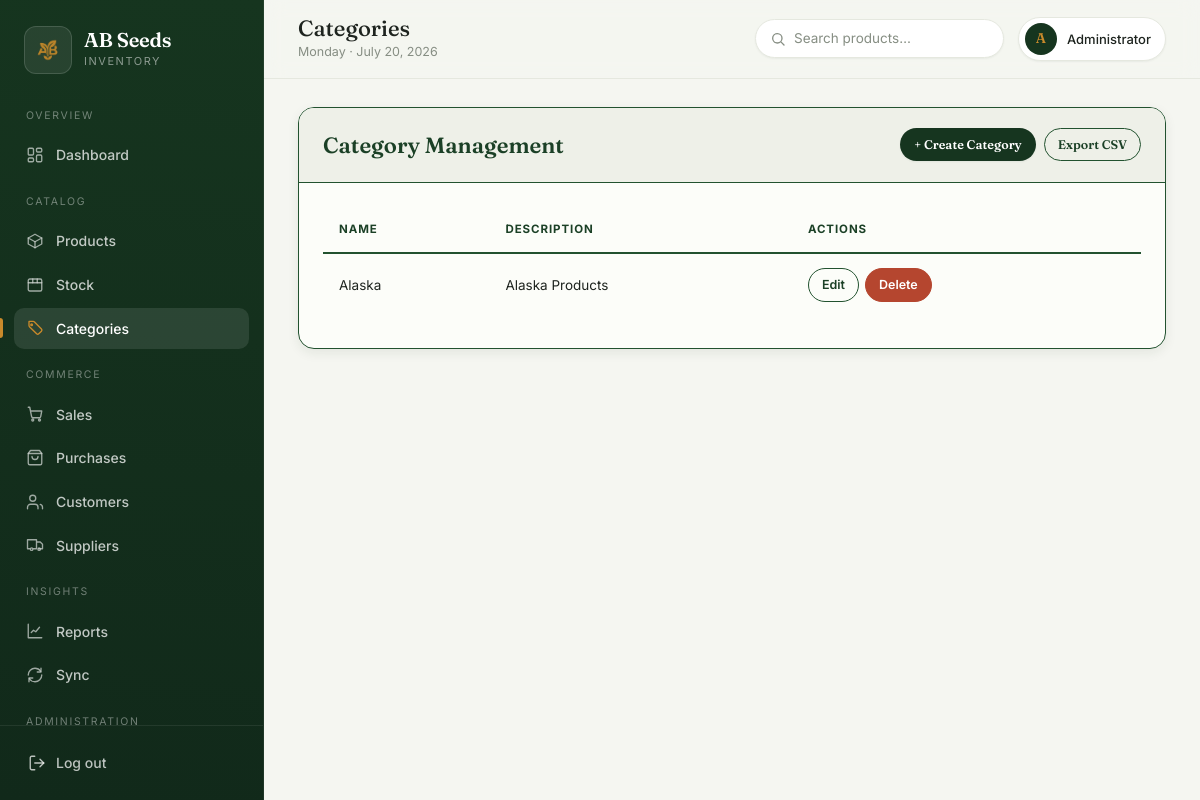
Page /categories/ (signed in) on the earlier database version.
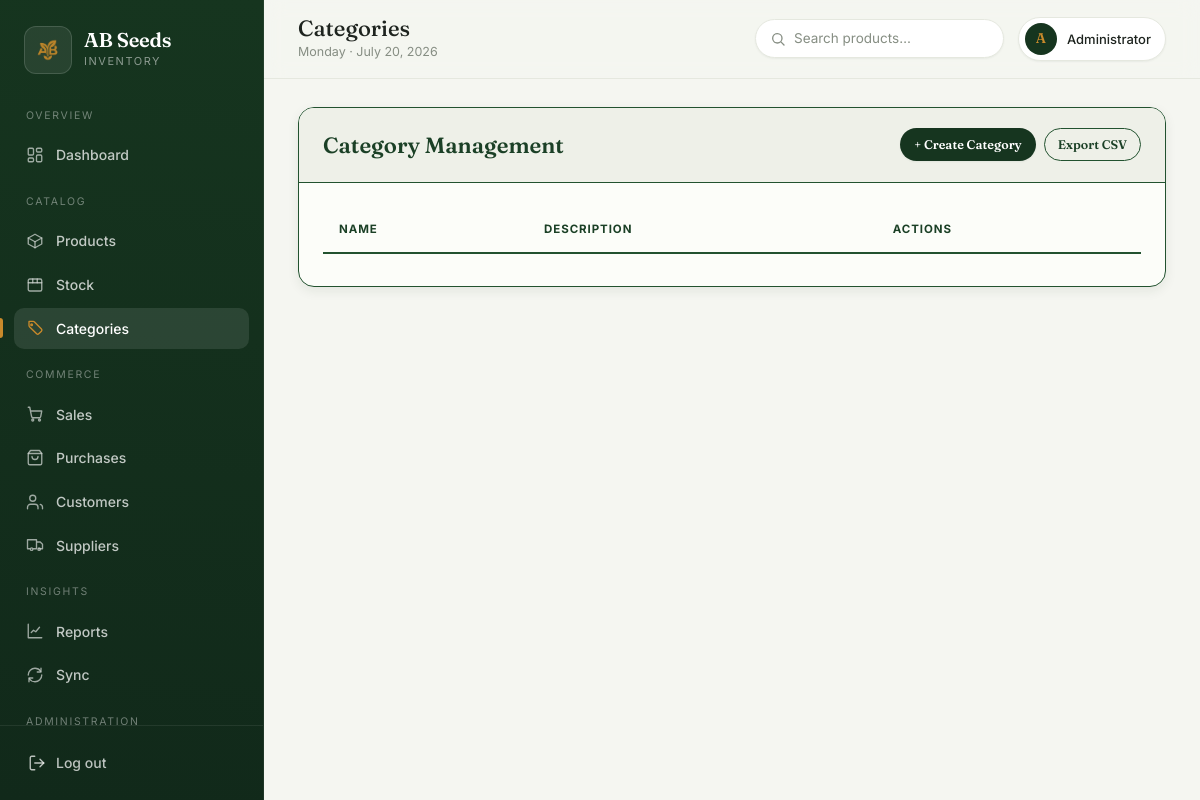
Same page on the later database version.
### tables this page shows
CREATE TABLE categories (
    id TEXT PRIMARY KEY,
    name TEXT UNIQUE,
    description TEXT,
    created_at TEXT
, is_deleted INTEGER DEFAULT 0, updated_at TEXT);

### app/blueprints/categories/__init__.py (the view)
@bp.route('/')
@admin_required
def list_categories():
    db = get_db()
    categories = Category.get_all(db)
    return render_template('categories/list.html', categories=categories)

### app/auth.py (called while the page is built)
def admin_required(f):
    @wraps(f)
    def decorated_function(*args, **kwargs):
        if 'user_id' not in session:
            flash('Please log in to access this page.', 'warning')
            return redirect(url_for('auth.login'))
        if session.get('user_role') != 'admin':
            abort(403)
        return f(*args, **kwargs)
    return decorated_function

### app/extensions.py (called while the page is built)
def get_db():
    if 'db' not in g or g.db is None:
        os.makedirs(os.path.dirname(current_app.config['DATABASE_PATH']), exist_ok=True)
        sync_url = current_app.config.get('TURSO_DATABASE_URL')
        auth_token = current_app.config.get('TURSO_AUTH_TOKEN')
        if sync_url and auth_token and turso and current_app.sync_service.conn is not None:
            g.db = current_app.sync_service.conn
        else:
            g.db = sqlite3.connect(database=current_app.config['DATABASE_PATH'])
    return g.db

### app/blueprints/categories/templates/categories/list.html (shortened to what this page needs)
{% extends "base.html" %}
{% block content %}
<div class="card">
    <div class="card-header">
        Category Management
        <div style="display: flex; gap: 8px; align-items: center;">
            <a href="{{ url_for('categories.create_category') }}" class="btn btn-primary btn-sm">+ Create Category</a>
            <a href="{{ url_for('categories.export_csv') }}" class="btn btn-secondary btn-sm">Export CSV</a>
        </div>
    </div>
    <table class="table">
        <thead>
            <tr>
                <th>Name</th>
                <th>Description</th>
                <th>Actions</th>
            </tr>
        </thead>
        <tbody>
            {% for category in categories %}
            <tr>
                <td>{{ category['name'] }}</td>
                <td>{{ category['description'] }}</td>
                <td>
                    <a href="{{ url_for('categories.edit_category', category_id=category['id']) }}" class="btn btn-secondary btn-sm">Edit</a>
                    <form method="POST" action="{{ url_for('categories.delete_category', category_id=category['id']) }}" style="display: inline;">
                        <button type="submit" class="btn btn-danger btn-sm" onclick="event.preventDefault(); appConfirm('Are you sure?').then(res => { if(res) this.closest('form').submit(); })">Delete</button>
                    </form>
                </td>
            </tr>
            {% endfor %}
        </tbody>
    </table>
</div>
{% endblock %}

Differences in the rows shown:
removed categories: name "Alaska", description "Alaska Products"
